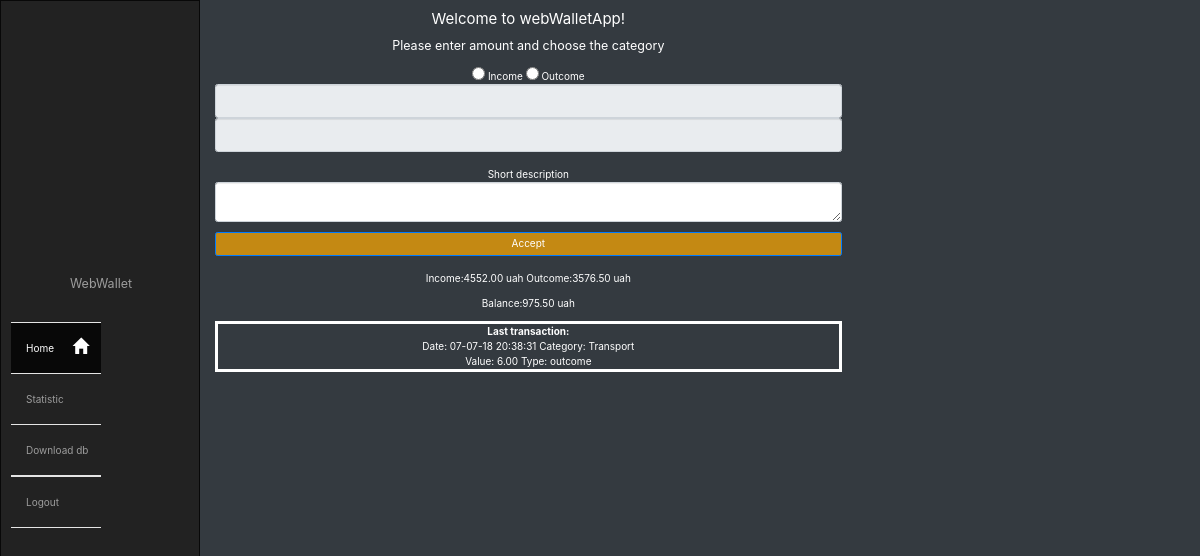
The app's page / (signed in), older data.
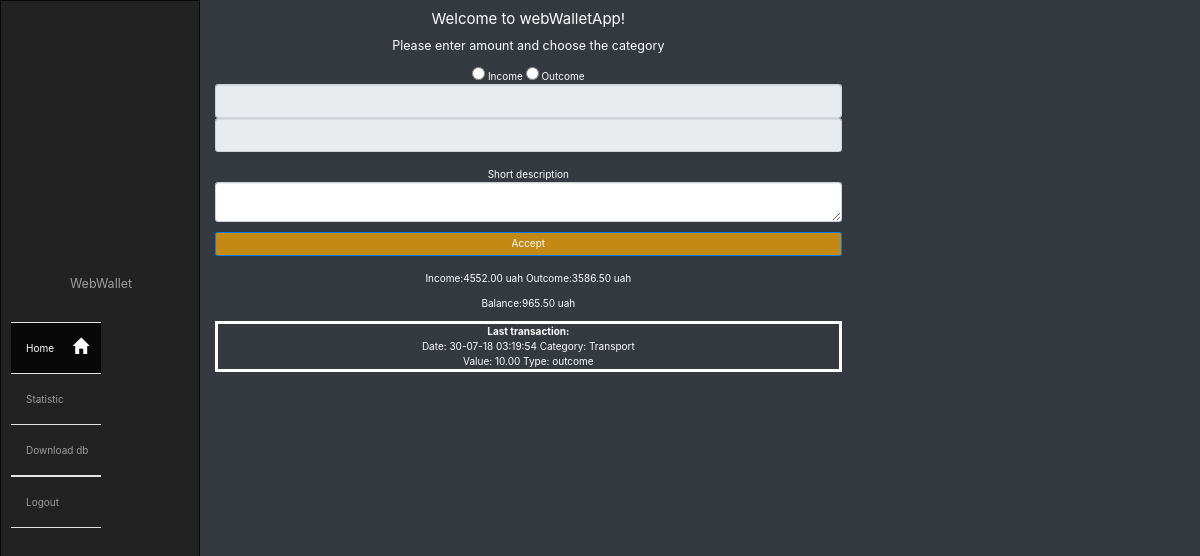
The same page, newer data.
### app.py (models this page shows, shortened)
class Spend(db.Model):
    id = db.Column(db.Integer, primary_key=True)
    account = db.Column(db.String(25), default='Primary')
    category = db.Column(db.String(25))
    value = db.Column(db.Float(asdecimal=True), default=0)
    type = db.Column(db.String(10))
    short_description = db.Column(db.String(80), default=None)
    made_by = db.Column(db.String(10))
    day_time = db.Column(db.DateTime, nullable=False, default=datetime.now)

### app.py (the view)
@app.route('/', methods=['GET', 'POST'])
@login_required
def index():
    try:
        last_transaction = Spend.query.all()[-1]
    except IndexError:
        last_transaction = 0
    outcome_sum = db.session.query(func.sum(Spend.value)).filter(Spend.type == 'outcome').first()[0] or 0
    income_sum = db.session.query(func.sum(Spend.value)).filter(Spend.type == 'income').first()[0] or 0
    balance = income_sum - outcome_sum
    return render_template('index.html', balance=balance, income_sum=income_sum,
                           last_transaction=last_transaction,
                           outcome_sum=outcome_sum,)

### app.py (called while the page is built)
@login.user_loader
def load_user(id):
    return AppUser.query.get(int(id))

### templates/index.html (shortened to what this page needs)
{% extends 'base.html' %}
{% block content %}
<div class="container-fluid" id="main-cont">
    <div class="row">
        <div class=" col-xs-12 col-md-8">
            <h1 class="h4 mb-3 font-weight-normal">Welcome to webWalletApp!</h1>
            <h3 class="h5 mb-3 font-weight-normal">Please enter amount and choose the category</h3>
            <div class="form-signin">
                <form method="post" id='add-spend'>
                    <fieldset>
                        <input id="income"  class="radio-check" name="tr" type="radio" value="income"> Income
                        <input id="outcome" class="radio-check" name="tr" type="radio" value="outcome"> Outcome
                    </fieldset>
                    <input id="cat" list="cat-list" autocomplete="off" class="form-control" type="text" disabled>
                    <input id='val' class="form-control" type="number" disabled><br>
                    <p>
                        Short description<br>
                        <textarea name="message" class="form-control" id="msg" rows="2"></textarea>
                    </p>
                    <button type="submit" id="sbm-btn" class="btn btn-primary btn-block">Accept</button>
                 </form>
            </div>
            <br>
            <div id="bal">
                <p id="w-income">
                    Income:{{ "%.2f"|format(income_sum) }} uah Outcome:{{ "%.2f"|format(outcome_sum) }} uah
                </p>
                {% if balance %}
                <p id="w-balance">
                    Balance:{{ "%.2f"|format(balance) }} uah
                </p>
                {% endif %}
                {% if last_transaction %}
                <div id="last_tr">
                    <b>Last transaction:</b><br>
                    Date: {{ last_transaction.day_time.strftime("%d-%m-%y %H:%M:%S")}}
                    Category: {{ last_transaction.category }}<br>
                    Value: {{ "%.2f"|format(last_transaction.value) }}
                    Type: {{ last_transaction.type }}
                </div>
                {% endif %}
            </div>
        </div>
    </div>
</div>
{% endblock %}

Row changes from the older to the newer data that the page shows:
no longer on this page (row unchanged): Spend: day_time "07-07-18 20:38:31", category "Transport", value "6.00", type "outcome"
added Spend: day_time "30-07-18 03:19:54", category "Transport", value "10.00", type "outcome"
Text that changed along with them:
{{ "%.2f"|format(outcome_sum) }}: "3576.50" → "3586.50"
{{ "%.2f"|format(balance) }}: "975.50" → "965.50"
